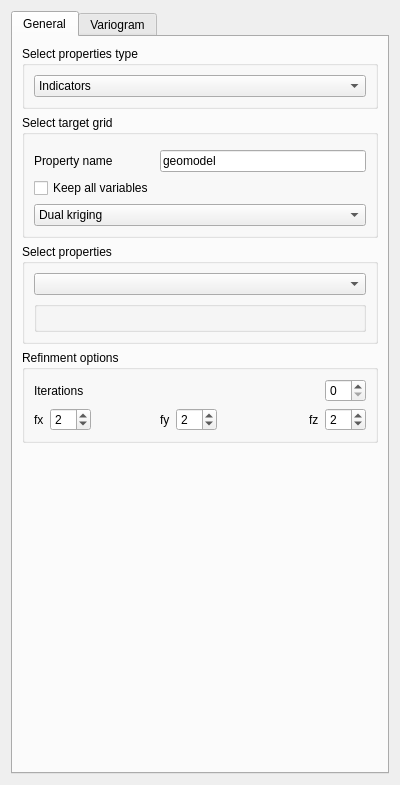
<?xml version="1.0" encoding="UTF-8"?>
<ui version="4.0">
 <class>Form</class>
 <widget class="QWidget" name="Form">
  <property name="geometry">
   <rect>
    <x>0</x>
    <y>0</y>
    <width>400</width>
    <height>785</height>
   </rect>
  </property>
  <property name="windowTitle">
   <string>Form</string>
  </property>
  <property name="AlgorithmCategory" stdset="0">
   <string>LPM-Geomod_Suite</string>
  </property>
  <property name="AlgorithmDescription" stdset="0">
   <string>creates a deterministic geologic model</string>
  </property>
  <layout class="QVBoxLayout" name="verticalLayout">
   <item>
    <widget class="QTabWidget" name="tabWidget">
     <property name="currentIndex">
      <number>0</number>
     </property>
     <widget class="QWidget" name="tab1">
      <attribute name="title">
       <string>General</string>
      </attribute>
      <layout class="QGridLayout" name="gridLayout_3">
       <item row="0" column="0">
        <widget class="QGroupBox" name="groupBox">
         <property name="title">
          <string>Select properties type</string>
         </property>
         <layout class="QVBoxLayout" name="verticalLayout_3">
          <item>
           <widget class="QComboBox" name="comboBox">
            <property name="sizePolicy">
             <sizepolicy hsizetype="Expanding" vsizetype="Fixed">
              <horstretch>0</horstretch>
              <verstretch>0</verstretch>
             </sizepolicy>
            </property>
            <item>
             <property name="text">
              <string>Indicators</string>
             </property>
            </item>
            <item>
             <property name="text">
              <string>Signed Distances</string>
             </property>
            </item>
           </widget>
          </item>
         </layout>
        </widget>
       </item>
       <item row="4" column="0">
        <spacer name="verticalSpacer">
         <property name="orientation">
          <enum>Qt::Vertical</enum>
         </property>
         <property name="sizeHint" stdset="0">
          <size>
           <width>20</width>
           <height>40</height>
          </size>
         </property>
        </spacer>
       </item>
       <item row="2" column="0">
        <widget class="QGroupBox" name="groupBox_2">
         <property name="title">
          <string>Select properties</string>
         </property>
         <layout class="QVBoxLayout" name="verticalLayout_4">
          <item>
           <widget class="GridSelectorBasic" name="gridselectorbasic">
            <property name="sizePolicy">
             <sizepolicy hsizetype="Expanding" vsizetype="Fixed">
              <horstretch>0</horstretch>
              <verstretch>0</verstretch>
             </sizepolicy>
            </property>
           </widget>
          </item>
          <item>
           <widget class="OrderedPropertySelector" name="orderedpropertyselector">
            <property name="sizePolicy">
             <sizepolicy hsizetype="Expanding" vsizetype="Preferred">
              <horstretch>0</horstretch>
              <verstretch>0</verstretch>
             </sizepolicy>
            </property>
           </widget>
          </item>
         </layout>
        </widget>
       </item>
       <item row="3" column="0">
        <widget class="QGroupBox" name="groupBox_4">
         <property name="title">
          <string>Refinment options</string>
         </property>
         <layout class="QGridLayout" name="gridLayout_6">
          <item row="0" column="4">
           <spacer name="horizontalSpacer_2">
            <property name="orientation">
             <enum>Qt::Horizontal</enum>
            </property>
            <property name="sizeHint" stdset="0">
             <size>
              <width>40</width>
              <height>20</height>
             </size>
            </property>
           </spacer>
          </item>
          <item row="2" column="0">
           <widget class="QLabel" name="label_3">
            <property name="text">
             <string>fx</string>
            </property>
           </widget>
          </item>
          <item row="0" column="7">
           <widget class="QSpinBox" name="iterations">
            <property name="sizePolicy">
             <sizepolicy hsizetype="Fixed" vsizetype="Fixed">
              <horstretch>0</horstretch>
              <verstretch>0</verstretch>
             </sizepolicy>
            </property>
           </widget>
          </item>
          <item row="2" column="4">
           <widget class="QSpinBox" name="fy">
            <property name="sizePolicy">
             <sizepolicy hsizetype="Fixed" vsizetype="Fixed">
              <horstretch>0</horstretch>
              <verstretch>0</verstretch>
             </sizepolicy>
            </property>
            <property name="value">
             <number>2</number>
            </property>
           </widget>
          </item>
          <item row="2" column="1">
           <widget class="QSpinBox" name="fx">
            <property name="sizePolicy">
             <sizepolicy hsizetype="Fixed" vsizetype="Fixed">
              <horstretch>0</horstretch>
              <verstretch>0</verstretch>
             </sizepolicy>
            </property>
            <property name="value">
             <number>2</number>
            </property>
           </widget>
          </item>
          <item row="2" column="6">
           <widget class="QLabel" name="label_5">
            <property name="text">
             <string>fz</string>
            </property>
           </widget>
          </item>
          <item row="2" column="3">
           <widget class="QLabel" name="label_4">
            <property name="text">
             <string>fy</string>
            </property>
           </widget>
          </item>
          <item row="2" column="2">
           <spacer name="horizontalSpacer_3">
            <property name="orientation">
             <enum>Qt::Horizontal</enum>
            </property>
            <property name="sizeHint" stdset="0">
             <size>
              <width>40</width>
              <height>20</height>
             </size>
            </property>
           </spacer>
          </item>
          <item row="2" column="7">
           <widget class="QSpinBox" name="fz">
            <property name="sizePolicy">
             <sizepolicy hsizetype="Fixed" vsizetype="Fixed">
              <horstretch>0</horstretch>
              <verstretch>0</verstretch>
             </sizepolicy>
            </property>
            <property name="value">
             <number>2</number>
            </property>
           </widget>
          </item>
          <item row="2" column="5">
           <spacer name="horizontalSpacer_4">
            <property name="orientation">
             <enum>Qt::Horizontal</enum>
            </property>
            <property name="sizeHint" stdset="0">
             <size>
              <width>40</width>
              <height>20</height>
             </size>
            </property>
           </spacer>
          </item>
          <item row="0" column="0" colspan="2">
           <widget class="QLabel" name="label_2">
            <property name="text">
             <string>Iterations</string>
            </property>
           </widget>
          </item>
         </layout>
        </widget>
       </item>
       <item row="1" column="0">
        <widget class="QGroupBox" name="groupBox_3">
         <property name="title">
          <string>Select target grid</string>
         </property>
         <layout class="QGridLayout" name="gridLayout">
          <item row="3" column="0">
           <widget class="QLabel" name="label">
            <property name="text">
             <string>Property name</string>
            </property>
           </widget>
          </item>
          <item row="3" column="1">
           <widget class="QLineEdit" name="lineEdit">
            <property name="sizePolicy">
             <sizepolicy hsizetype="Expanding" vsizetype="Fixed">
              <horstretch>0</horstretch>
              <verstretch>0</verstretch>
             </sizepolicy>
            </property>
            <property name="text">
             <string>geomodel</string>
            </property>
           </widget>
          </item>
          <item row="4" column="0">
           <widget class="QCheckBox" name="checkBox_2">
            <property name="text">
             <string>Keep all variables</string>
            </property>
           </widget>
          </item>
          <item row="0" column="0" colspan="2">
           <widget class="GridSelector" name="gridselector">
            <property name="sizePolicy">
             <sizepolicy hsizetype="Expanding" vsizetype="Preferred">
              <horstretch>0</horstretch>
              <verstretch>0</verstretch>
             </sizepolicy>
            </property>
           </widget>
          </item>
          <item row="5" column="0" colspan="2">
           <widget class="QComboBox" name="comboBox_2">
            <property name="sizePolicy">
             <sizepolicy hsizetype="Expanding" vsizetype="Fixed">
              <horstretch>0</horstretch>
              <verstretch>0</verstretch>
             </sizepolicy>
            </property>
            <item>
             <property name="text">
              <string>Dual kriging</string>
             </property>
            </item>
            <item>
             <property name="text">
              <string>Global Kriging</string>
             </property>
            </item>
           </widget>
          </item>
         </layout>
        </widget>
       </item>
      </layout>
     </widget>
     <widget class="QWidget" name="tab2">
      <attribute name="title">
       <string>Variogram</string>
      </attribute>
      <layout class="QGridLayout" name="gridLayout_7">
       <item row="2" column="0">
        <widget class="QGroupBox" name="groupBox_5">
         <property name="title">
          <string>variogram model files</string>
         </property>
         <layout class="QVBoxLayout" name="verticalLayout_6">
          <item>
           <widget class="QCheckBox" name="checkBox">
            <property name="text">
             <string>Use variograms model file instead</string>
            </property>
           </widget>
          </item>
          <item>
           <widget class="FileChooser" name="filechooser">
            <property name="enabled">
             <bool>false</bool>
            </property>
            <property name="sizePolicy">
             <sizepolicy hsizetype="Expanding" vsizetype="Preferred">
              <horstretch>0</horstretch>
              <verstretch>0</verstretch>
             </sizepolicy>
            </property>
           </widget>
          </item>
         </layout>
        </widget>
       </item>
       <item row="0" column="0">
        <widget class="QGroupBox" name="groupBox_6">
         <property name="title">
          <string>Manual input</string>
         </property>
         <layout class="QVBoxLayout" name="verticalLayout_5">
          <item>
           <widget class="Indicator_regionalization_input" name="indicator_regionalization_input">
            <property name="sizePolicy">
             <sizepolicy hsizetype="Expanding" vsizetype="Preferred">
              <horstretch>0</horstretch>
              <verstretch>0</verstretch>
             </sizepolicy>
            </property>
           </widget>
          </item>
         </layout>
        </widget>
       </item>
      </layout>
     </widget>
    </widget>
   </item>
  </layout>
 </widget>
 <customwidgets>
  <customwidget>
   <class>GridSelectorBasic</class>
   <extends>QComboBox</extends>
   <header>qtplugins/selectors.h</header>
  </customwidget>
  <customwidget>
   <class>OrderedPropertySelector</class>
   <extends>GsTLGroupBox</extends>
   <header>qtplugins/selectors.h</header>
  </customwidget>
  <customwidget>
   <class>GridSelector</class>
   <extends>QWidget</extends>
   <header>qtplugins/selectors.h</header>
  </customwidget>
  <customwidget>
   <class>Indicator_regionalization_input</class>
   <extends>QWidget</extends>
   <header>qtplugins/two_point_indicator_statistics_input.h</header>
   <slots>
    <slot>set_thresholds(QStringList)</slot>
    <slot>set_indicator_names(QString)</slot>
   </slots>
  </customwidget>
  <customwidget>
   <class>GsTLGroupBox</class>
   <extends>QGroupBox</extends>
   <header>qtplugins/selectors.h</header>
  </customwidget>
  <customwidget>
   <class>FileChooser</class>
   <extends>QWidget</extends>
   <header>qtplugins/filechooser.h</header>
  </customwidget>
 </customwidgets>
 <resources/>
 <connections>
  <connection>
   <sender>checkBox</sender>
   <signal>toggled(bool)</signal>
   <receiver>filechooser</receiver>
   <slot>setEnabled(bool)</slot>
   <hints>
    <hint type="sourcelabel">
     <x>170</x>
     <y>709</y>
    </hint>
    <hint type="destinationlabel">
     <x>168</x>
     <y>727</y>
    </hint>
   </hints>
  </connection>
  <connection>
   <sender>gridselectorbasic</sender>
   <signal>activated(QString)</signal>
   <receiver>orderedpropertyselector</receiver>
   <slot>show_properties(QString)</slot>
   <hints>
    <hint type="sourcelabel">
     <x>220</x>
     <y>263</y>
    </hint>
    <hint type="destinationlabel">
     <x>218</x>
     <y>282</y>
    </hint>
   </hints>
  </connection>
 </connections>
</ui>
